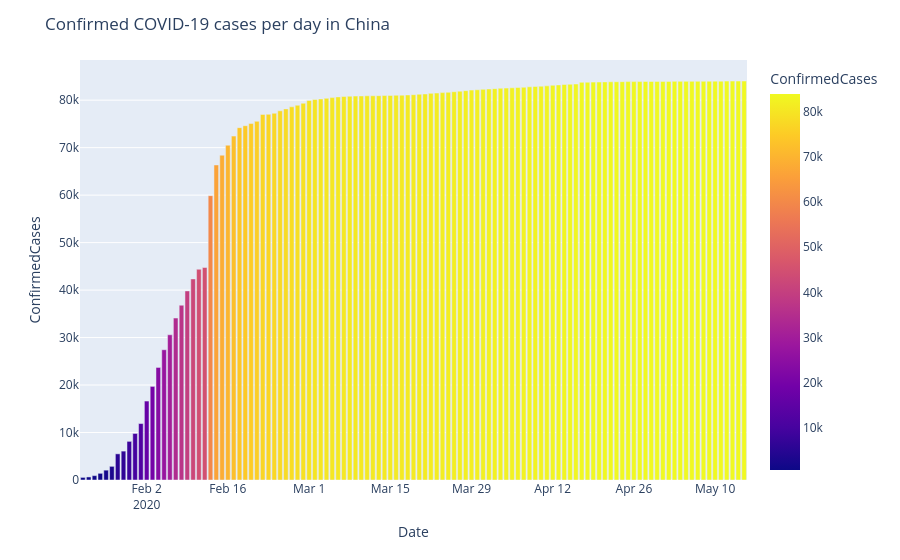

Write notebook code for a chart like this one.
### Code cell
df_by_date = pd.DataFrame(train.fillna('NA').groupby(['Country_Region','Date'])['ConfirmedCases'].sum().sort_values().reset_index())

fig = px.bar(df_by_date.loc[(df_by_date['Country_Region'] == 'China') &(df_by_date.Date >= '2020-01-01')].sort_values('ConfirmedCases',ascending = False), 
             x='Date', y='ConfirmedCases', color="ConfirmedCases")
fig.update_layout(title_text='Confirmed COVID-19 cases per day in China')
fig.show()
